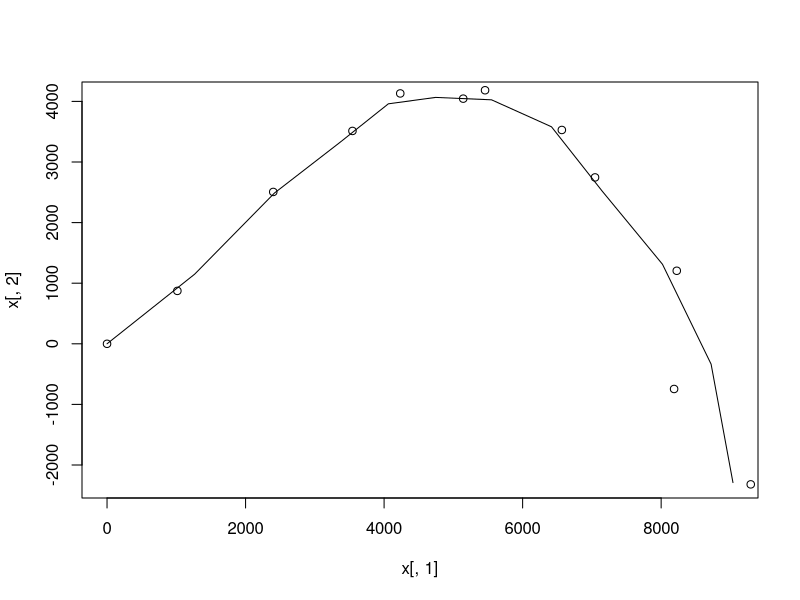

Here is the R script that generated this plot:
## ---- chunk 1
library(mvtnorm)
## ---- chunk 2
#inputs
meas_err_sd<-200
pos_noise_sd<-10
velo_noise_sd<-40
k<-5 #number of seconds between observations
init_pos<-c(0,0)
init_velo<-c(250,250)
Tmax<-60 #number of seconds to run the simulation

iter_max<-floor(Tmax/k)
a<-c(0,-9.8) #acceleration
x<-matrix(NA,nrow=iter_max,ncol=4) #position and velocity
colnames(x)<-c("pos_horiz","pos_vert","velo_horiz","velo_vert")
y<-matrix(NA,nrow=iter_max,ncol=2) #observed position
colnames(y)<-c("pos_horiz","pos_vert")
x[1,]<-c(init_pos,init_velo)
y[1,]<-init_pos
A<-diag(4)
A[1:2,3:4]<-k*diag(2)
B<-rbind(.5*k^2*diag(2),k*diag(2))%*%a
C<-cbind(diag(2),matrix(0,nrow=2,ncol=2))
Sigma<-diag(c(rep(pos_noise_sd^2,2),rep(velo_noise_sd^2,2)))
R<-meas_err_sd^2*diag(2)

for(t in 2:iter_max){
  x[t,]<-rmvnorm(1,drop(A%*%x[(t-1),]+B),Sigma)
  y[t,]<-rmvnorm(1,drop(C%*%x[t,]),R)
}
plot(x[,1],x[,2],type="l")
points(y[,1],y[,2])
